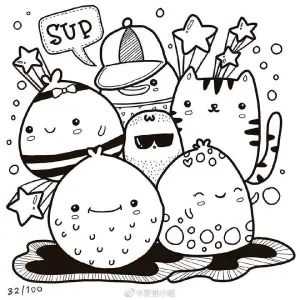
#> input picture school_practice/ch3/photo.jpg, 300 x 300 px
$ python image_downsampling.py
#> lines starting #> are read from the running program, lines starting #| are printed output that depends on the picture
#下取樣
import numpy as np
import cv2

def image_downsampling(f,sampling_rate): #f:原始圖片 #sampling_rate:取樣間隔
#> called with sampling_rate = 2
    nr,nc=f.shape[:2]
#> nr = 300; nc = 300
    nr_s,nc_s=nr//sampling_rate ,nc//sampling_rate #計算降解析度後的影像尺寸
#> nr_s = 150; nc_s = 150
    g=np.zeros([nr_s,nc_s],dtype='uint8') #dtype='uint8':像素值範圍是0~255(灰階)
    for x in range(nr_s):
        for y in range(nc_s):
            g[x,y]=f[x*sampling_rate,y*sampling_rate] #取樣!!!
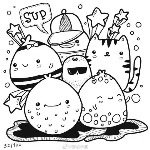
#> g: shape (150, 150); min 1, max 255, mean 211.2
    return g

def main():
    img1=cv2.imread("photo.jpg",cv2.IMREAD_GRAYSCALE) #強制轉為灰階
    img2=image_downsampling(img1,2) #樣間隔為2
    cv2.imshow("Original Image",img1)
    cv2.imshow("Downsampling by 2",img2)
    cv2.waitKey(0)

main()
